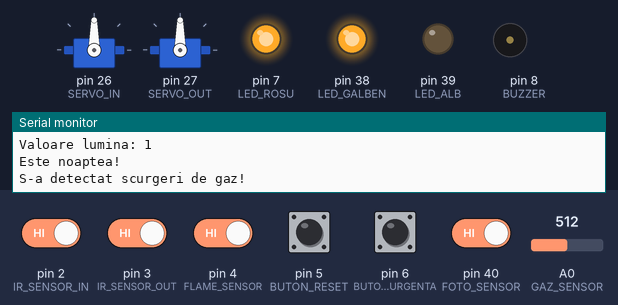
Simulated run of this sketch. Board: Arduino Mega 2560, built with avr-gcc and run on an emulated ATmega2560. Parts: 2 × servo, output pins drawn as LEDs (lit = HIGH), buzzer (waves = sounding, pin HIGH), the last lines printed to the serial monitor. The inputs (shaded band) are chosen by the test bench; at power-on: pin 2 (IR_SENSOR_IN), pin 3 (IR_SENSOR_OUT), pin 4 (FLAME_SENSOR), pin 5 (BUTON_RESET), pin 6 (BUTON_URGENTA), pin 40 (FOTO_SENSOR) HIGH, A0 (GAZ_SENSOR) = 512.

Above: at 0.8 s.
0.9 s: pin 5 (BUTON_RESET) pulled LOW for 0.15 s
At 1.8 s:
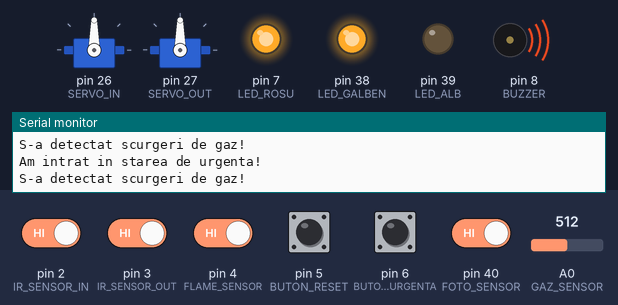
4.4 s: pin 40 (FOTO_SENSOR) driven LOW
At 5.1 s:
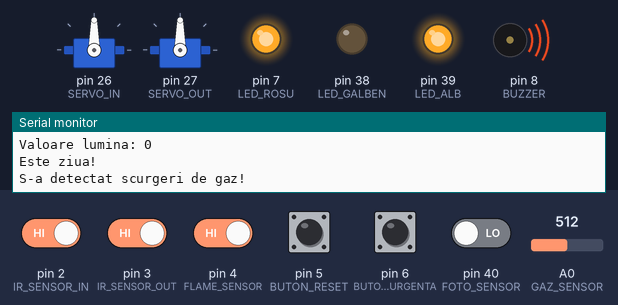
7.9 s: pin 5 (BUTON_RESET) pulled LOW for 1 s
At 8.5 s:
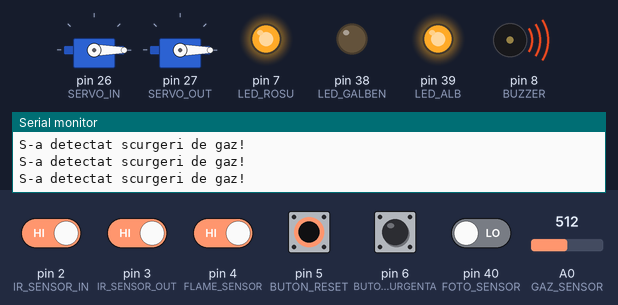
11.4 s: pin 5 (BUTON_RESET) pulled LOW for 0.15 s
At 11.64 s:
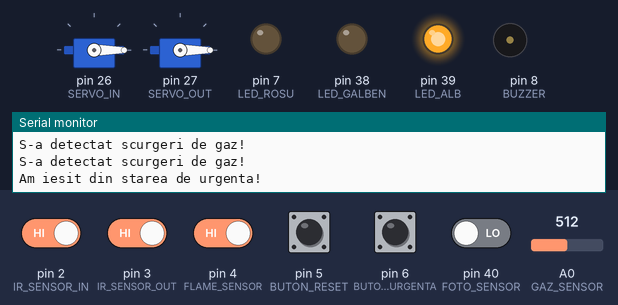
14.9 s: pin 2 (IR_SENSOR_IN) driven LOW
18.4 s: pin 5 (BUTON_RESET) pulled LOW for 0.15 s
At 19.1 s:
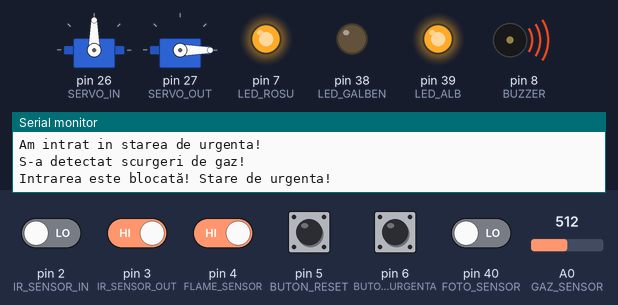
Timing chart, 0 to 22.9 s (numbered marks = the images above; inputs shaded):
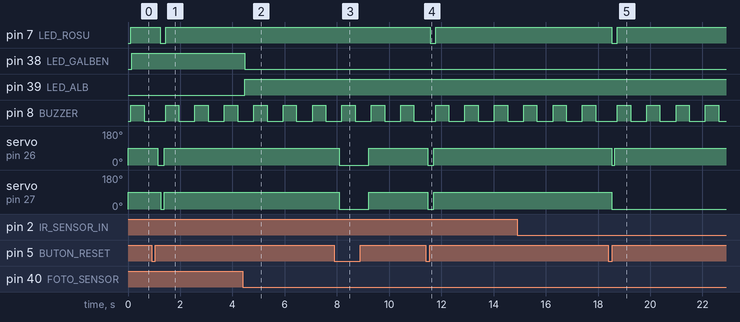

Measured:
- after the input at 0.9 s, pin 7 (LED_ROSU): HIGH → LOW after 0.33 s, → HIGH 0.21 s later; servo on pin 26 (SERVO_IN): 90° → 0° after 0.24 s, → 90° 0.24 s later; servo on pin 27 (SERVO_OUT): 90° → 0° after 0.36 s, → 90° 0.12 s later
- after the input at 4.4 s, pin 38 (LED_GALBEN): HIGH → LOW after 0.07 s; pin 39 (LED_ALB): LOW → HIGH after 0.07 s
- after the input at 7.9 s, servo on pin 26 (SERVO_IN), servo on pin 27 (SERVO_OUT): 90° → 0° after 0.19 s, → 90° 1.1 s later
- after the input at 11.4 s, pin 7 (LED_ROSU): HIGH → LOW after 0.17 s, → HIGH 0.21 s later; servo on pin 26 (SERVO_IN), servo on pin 27 (SERVO_OUT): 90° → 0° after 0.08 s, → 90° 0.24 s later
- after the input at 18.4 s, pin 7 (LED_ROSU): HIGH → LOW after 0.13 s, → HIGH 0.21 s later; servo on pin 26 (SERVO_IN): 90° → 0° after 0.13 s, → 90° 0.10 s later; servo on pin 27 (SERVO_OUT): 90° → 0° after 0.13 s
- by itself, pin 8 (BUZZER): alternates HIGH for 0.51 s and LOW for 0.62 s

The sketch:

FullCode.ino
```cpp
#include <Arduino_FreeRTOS.h>
#include <semphr.h>
#include <Servo.h>

// Pines
#define GAZ_SENSOR A0
#define FLAME_SENSOR 4
#define IR_SENSOR_IN 2
#define IR_SENSOR_OUT 3
#define LED_ROSU 7
#define BUZZER 8
#define BUTON_URGENTA 6
#define BUTON_RESET 5
#define SERVO_IN 26
#define SERVO_OUT 27
#define LED_ALB 39
#define LED_GALBEN 38
#define FOTO_SENSOR 40

// Variabile globale
volatile int nrMasini = 0;
volatile bool stareUrgenta = false;
volatile bool stareUrgentaAnuntata = false;
Servo servoIn;
Servo servoOut;
SemaphoreHandle_t mutexNrMasini;
SemaphoreHandle_t mutexStareUrgenta;

// Prototipuri de functii
void TaskStareUrgenta(void *pvParameters);
void TaskGaz(void *pvParameters);
void TaskFoc(void *pvParameters);
void TaskNrMasini(void *pvParameters);
void TaskBarieraIn(void *pvParameters);
void TaskBarieraOut(void *pvParameters);
void TaskButonPericol(void *pvParameters);
void TaskButonReset(void *pvParameters);
void TaskSerialPericol(void *pvParameters);
void TaskLumina(void *pvParameters);

void setup() {
  Serial.begin(115200);

  // Initializare pini
  pinMode(GAZ_SENSOR, INPUT);
  pinMode(FLAME_SENSOR, INPUT);
  pinMode(IR_SENSOR_IN, INPUT);
  pinMode(IR_SENSOR_OUT, INPUT);
  pinMode(LED_ROSU, OUTPUT);
  pinMode(BUZZER, OUTPUT);
  pinMode(BUTON_URGENTA, INPUT_PULLUP);
  pinMode(BUTON_RESET, INPUT_PULLUP);
  pinMode(LED_ALB, OUTPUT); // LED alb pentru zi
  pinMode(LED_GALBEN, OUTPUT); // LED galben pentru noapte
  pinMode(FOTO_SENSOR, INPUT); // Senzor fotosensibil

  servoIn.attach(SERVO_IN);
  servoOut.attach(SERVO_OUT);
  servoIn.write(0);  // Bariera deschisa
  servoOut.write(0); // Bariera deschisa

  // Creare mutex-uri
  mutexNrMasini = xSemaphoreCreateMutex();
  mutexStareUrgenta = xSemaphoreCreateMutex();

  // Creare task-uri
  xTaskCreate(TaskStareUrgenta, "StareUrgenta", 128, NULL, 2, NULL);
  xTaskCreate(TaskGaz, "Gaz", 128, NULL, 1, NULL);
  xTaskCreate(TaskFoc, "Foc", 128, NULL, 1, NULL);
  xTaskCreate(TaskNrMasini, "NrMasini", 128, NULL, 1, NULL);
  xTaskCreate(TaskBarieraIn, "BarieraIn", 128, NULL, 1, NULL);
  xTaskCreate(TaskBarieraOut, "BarieraOut", 128, NULL, 1, NULL);
  xTaskCreate(TaskButonPericol, "ButonPericol", 128, NULL, 1, NULL);
  xTaskCreate(TaskButonReset, "ButonReset", 128, NULL, 1, NULL);
  xTaskCreate(TaskSerialPericol, "SerialPericol", 128, NULL, 1, NULL);
  xTaskCreate(TaskLumina, "Lumina", 128, NULL, 1, NULL);
  vTaskStartScheduler();
}

void loop() {}

void TaskStareUrgenta(void *pvParameters) {
  while (1) {
    xSemaphoreTake(mutexStareUrgenta, portMAX_DELAY);
     if (stareUrgenta && !stareUrgentaAnuntata) {
      Serial.println("Am intrat in starea de urgenta!");
      stareUrgentaAnuntata = true;
    }
     if (!stareUrgenta && stareUrgentaAnuntata) {
      Serial.println("Am iesit din starea de urgenta!");
      stareUrgentaAnuntata = false;
    }
    if (stareUrgenta) {
      digitalWrite(LED_ROSU, HIGH);
      // Activează buzzer-ul cu un ton intermitent
      digitalWrite(BUZZER, HIGH);
      vTaskDelay(500 / portTICK_PERIOD_MS);
      digitalWrite(BUZZER, LOW);
      vTaskDelay(500 / portTICK_PERIOD_MS);
    } else {
      digitalWrite(LED_ROSU, LOW);
      digitalWrite(BUZZER, LOW);
    }
    xSemaphoreGive(mutexStareUrgenta);
    vTaskDelay(100 / portTICK_PERIOD_MS);
  }
}


void TaskGaz(void *pvParameters) {
  while (1) {
    int valoareGaz = analogRead(GAZ_SENSOR);
    if (valoareGaz > 400) { // Prag pentru detectie gaz
      Serial.println("S-a detectat scurgeri de gaz!");
      xSemaphoreTake(mutexStareUrgenta, portMAX_DELAY);
      stareUrgenta = true;
      xSemaphoreGive(mutexStareUrgenta);
    }
    vTaskDelay(200 / portTICK_PERIOD_MS);
  }
}

void TaskFoc(void *pvParameters) {
  while (1) {
    int valoareFlacara = digitalRead(FLAME_SENSOR);
    if (valoareFlacara == LOW) { // Detectie flacara
      Serial.println("S-a detectat foc!");
      xSemaphoreTake(mutexStareUrgenta, portMAX_DELAY);
      stareUrgenta = true;
      xSemaphoreGive(mutexStareUrgenta);
    }
    vTaskDelay(200 / portTICK_PERIOD_MS);
  }
}

void TaskNrMasini(void *pvParameters) {
  while (1) {
    // Dacă este stare de urgență, nu lăsăm mașinile să intre
    if (stareUrgenta) {
      // În stare de urgență, nu se permite intrarea unei mașini
      if (digitalRead(IR_SENSOR_IN) == LOW) {
        Serial.println("Intrarea este blocată! Stare de urgenta!");
        vTaskDelay(500 / portTICK_PERIOD_MS); // Evităm citirile prea frecvente
      }
    } else {
      // Dacă nu este stare de urgență, lăsăm mașinile să intre
      if (digitalRead(IR_SENSOR_IN) == LOW) {
        xSemaphoreTake(mutexNrMasini, portMAX_DELAY);
        nrMasini++;
        Serial.print("Masina intrata. Numar total: ");
        Serial.println(nrMasini);
        xSemaphoreGive(mutexNrMasini);
        vTaskDelay(500 / portTICK_PERIOD_MS); // Debounce
      }
    }

    // Logica pentru ieșirea mașinilor rămâne neschimbată
    if (digitalRead(IR_SENSOR_OUT) == LOW) {
      xSemaphoreTake(mutexNrMasini, portMAX_DELAY);
      if (nrMasini > 0) nrMasini--;
      Serial.print("Masina iesita. Numar total: ");
      Serial.println(nrMasini);
      xSemaphoreGive(mutexNrMasini);
      vTaskDelay(500 / portTICK_PERIOD_MS); // Debounce
    }
  }
}


void TaskBarieraIn(void *pvParameters) {
  while (1) {
    xSemaphoreTake(mutexStareUrgenta, portMAX_DELAY);
    if (stareUrgenta) {
      servoIn.write(90); // Bariera inchisa
    } else {
      servoIn.write(0); // Bariera deschisa
    }
    xSemaphoreGive(mutexStareUrgenta);
    vTaskDelay(100 / portTICK_PERIOD_MS);
  }
}

void TaskBarieraOut(void *pvParameters) {
  while (1) {
    xSemaphoreTake(mutexStareUrgenta, portMAX_DELAY);
    if (stareUrgenta) {
      xSemaphoreTake(mutexNrMasini, portMAX_DELAY);
      if (nrMasini == 0) {
        servoOut.write(90); // Bariera inchisa
      }
      xSemaphoreGive(mutexNrMasini);
    } else {
      servoOut.write(0); // Bariera deschisa
    }
    xSemaphoreGive(mutexStareUrgenta);
    vTaskDelay(100 / portTICK_PERIOD_MS);
  }
}

void TaskButonPericol(void *pvParameters) {
  while (1) {
    if (digitalRead(BUTON_URGENTA) == LOW) {
      Serial.println("S-a apasat butonul de urgenta!");
      xSemaphoreTake(mutexStareUrgenta, portMAX_DELAY);
      stareUrgenta = true;
      xSemaphoreGive(mutexStareUrgenta);
      vTaskDelay(500 / portTICK_PERIOD_MS); // Debounce
    }
  }
}

void TaskButonReset(void *pvParameters) {
  while (1) {
    if (digitalRead(BUTON_RESET) == LOW) {
      xSemaphoreTake(mutexStareUrgenta, portMAX_DELAY);
      stareUrgenta = false;
      xSemaphoreGive(mutexStareUrgenta);
      vTaskDelay(500 / portTICK_PERIOD_MS); // Debounce
    }
  }
}

void TaskSerialPericol(void *pvParameters) {
  while (1) {
    if (Serial.available() > 0) {
      String input = Serial.readStringUntil('\n'); // Citește linia din Serial Monitor
      input.trim(); // Elimină spațiile albe sau caracterele de final
      if (input.equalsIgnoreCase("PERICOL")) {
        Serial.println("Comanda PERICOL detectata! Intram in starea de urgenta.");
        xSemaphoreTake(mutexStareUrgenta, portMAX_DELAY);
        stareUrgenta = true;
        xSemaphoreGive(mutexStareUrgenta);
      }
    }
    vTaskDelay(100 / portTICK_PERIOD_MS); // Interval mic pentru a evita suprasolicitarea procesorului
  }
}

// Task pentru gestionarea luminii de zi/noapte
void TaskLumina(void *pvParameters) {
  int lastLuminaValue = -1; // Inițializare cu o valoare care nu este valabilă (nu poate fi HIGH sau LOW)

  while (1) {
    // Citim valoarea de la senzorul digital de lumină
    int valoareLumina = digitalRead(FOTO_SENSOR);

    // Verificăm dacă valoarea s-a schimbat
    if (valoareLumina != lastLuminaValue) {
      // Dacă valoarea s-a schimbat, afișăm în Serial Monitor
      Serial.print("Valoare lumina: ");
      Serial.println(valoareLumina);

      // Actualizăm valoarea anterioară
      lastLuminaValue = valoareLumina;

      // Dacă senzorul detectează lumină suficientă (HIGH)
      if (valoareLumina == LOW) {
        Serial.println("Este ziua!");
        digitalWrite(LED_ALB, HIGH); // Aprindem LED-ul alb
        digitalWrite(LED_GALBEN, LOW); // Stingem LED-ul galben
      } else { // Dacă nu este lumină suficientă (LOW)
        Serial.println("Este noaptea!");
        digitalWrite(LED_ALB, LOW); // Stingem LED-ul alb
        digitalWrite(LED_GALBEN, HIGH); // Aprindem LED-ul galben
      }
    }

    vTaskDelay(500 / portTICK_PERIOD_MS); // Așteptăm un interval pentru a evita citirile prea frecvente
  }
}
```
